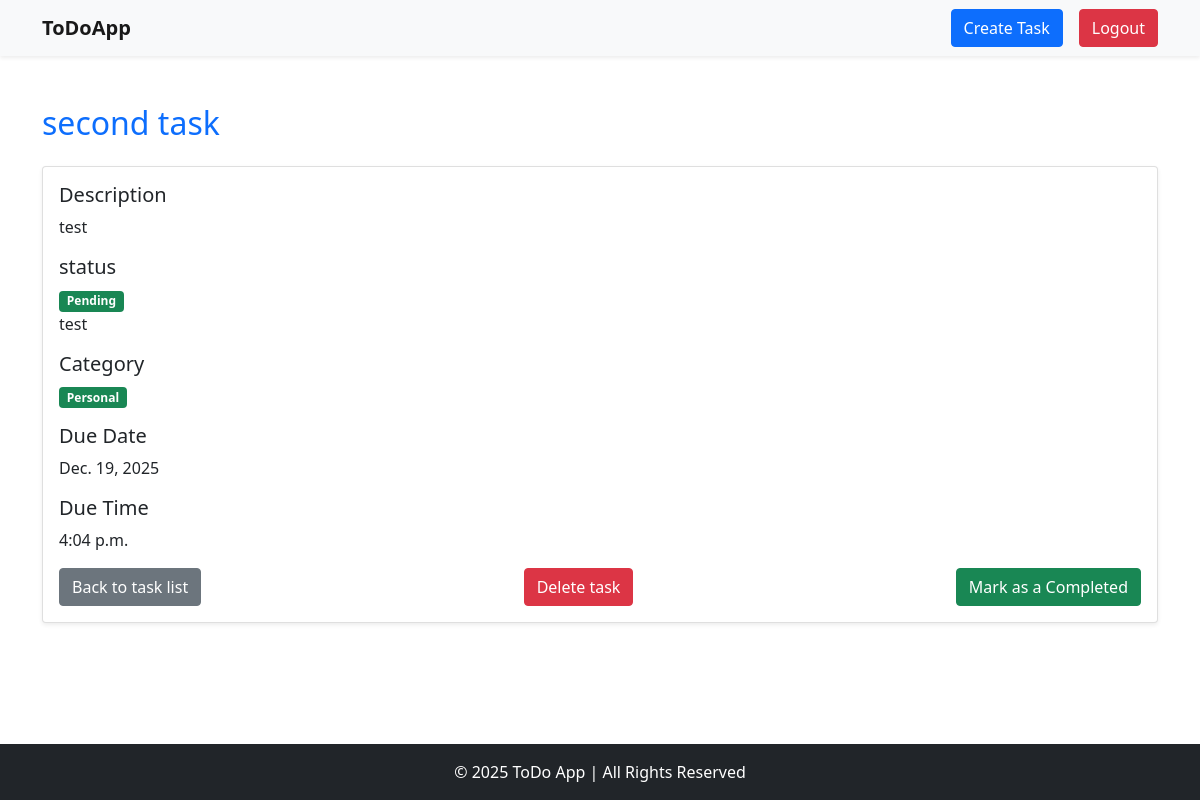
The page /task/18/ (signed in) on the database its author committed.
### task/models.py (models this page shows, shortened)
class Task(models.Model):
    STATUS=[
        ('pending','Pending'),
        ('completed','Completed'),
    ]
    CATEGORY=[
        ('work','Work'),
        ('personal','Personal'),
        ('other','Other'),
    ]
    title=models.CharField(max_length=100)
    description=models.TextField()
    due_date=models.DateField()
    due_time=models.TimeField()
    status=models.CharField(max_length=10,choices=STATUS, default='pending')
    category=models.CharField(max_length=10,choices=CATEGORY)
    is_completed=models.BooleanField(default=False) # task is pending
    user=models.ForeignKey(User,on_delete=models.CASCADE)

### task/views.py (the view)
# urls.py: path('task/<int:task_id>/',views.task_detail,name='task_detail'),
@login_required
def task_detail(request,task_id):
    task=get_object_or_404(Task,id=task_id,user=request.user)
    return render(request,'task_detail.html',{'task':task})

### task/templates/task_detail.html
{% extends 'base.html' %}
{% block content %}
<h2 class="mb-4 text-primary">{{task.title}}</h2>
<div class="card shadow-sm">
    <div class="card-body">
        <div class="mb-3">
            <h5>Description</h5>
            <p>{{task.description}}</p>
        </div>
        <div class="mb-3">
            <h5>status</h5>
            {% if task.is_completed %}
            <span class="badge bg-success">Completed</span>
            {% else %}
            <span class="badge bg-success">Pending</span>
            {% endif %}
            <p>{{task.description}}</p>
        </div>
        <div class="mb-3">
            <h5>Category</h5>
            <span class="badge bg-success">{{task.get_category_display}}</span>
        </div>
        <div class="mb-3">
            <h5>Due Date</h5>
            <p>{{task.due_date}}</p>
        </div>
        <div class="mb-3">
            <h5>Due Time</h5>
            <p>{{task.due_time}}</p>
        </div>
        <div class="d-flex justify-content-between">
            <a href="{% url 'task_list' %}" class="btn btn-secondary">Back to task list</a>
            <a href="{% url 'task_delete' task_id=task.id%}" class="btn btn-danger">Delete task</a>
            {% if not task.is_completed %}
            <a href="{% url 'task_mark_completed' task_id=task.id %}" class="btn btn-success">Mark as a Completed</a>
            {% endif %}
        </div>
    </div>
</div>
{% endblock content %}

### rows shown on the page
Task: title "second task", description "test", category "Personal", due_date "Dec. 19, 2025", due_time "4:04 p.m."
